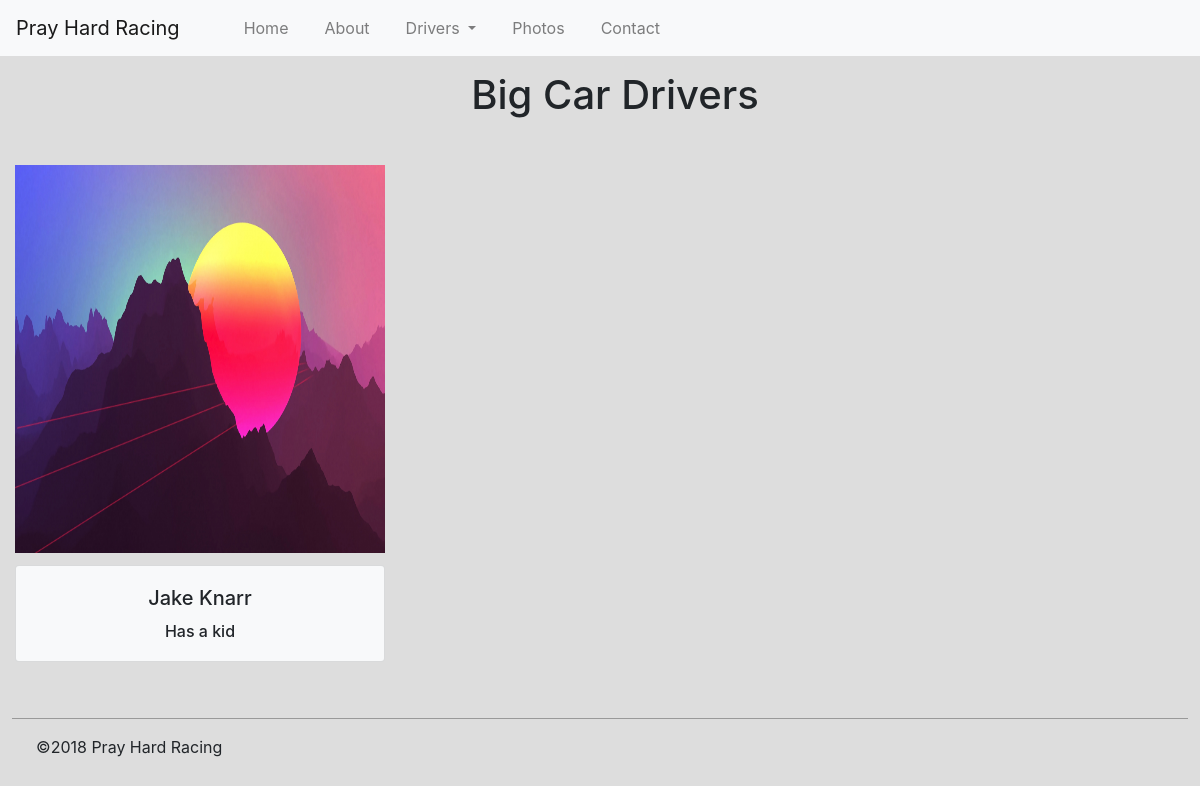
/big-cars, run on an earlier commit of the app's database.
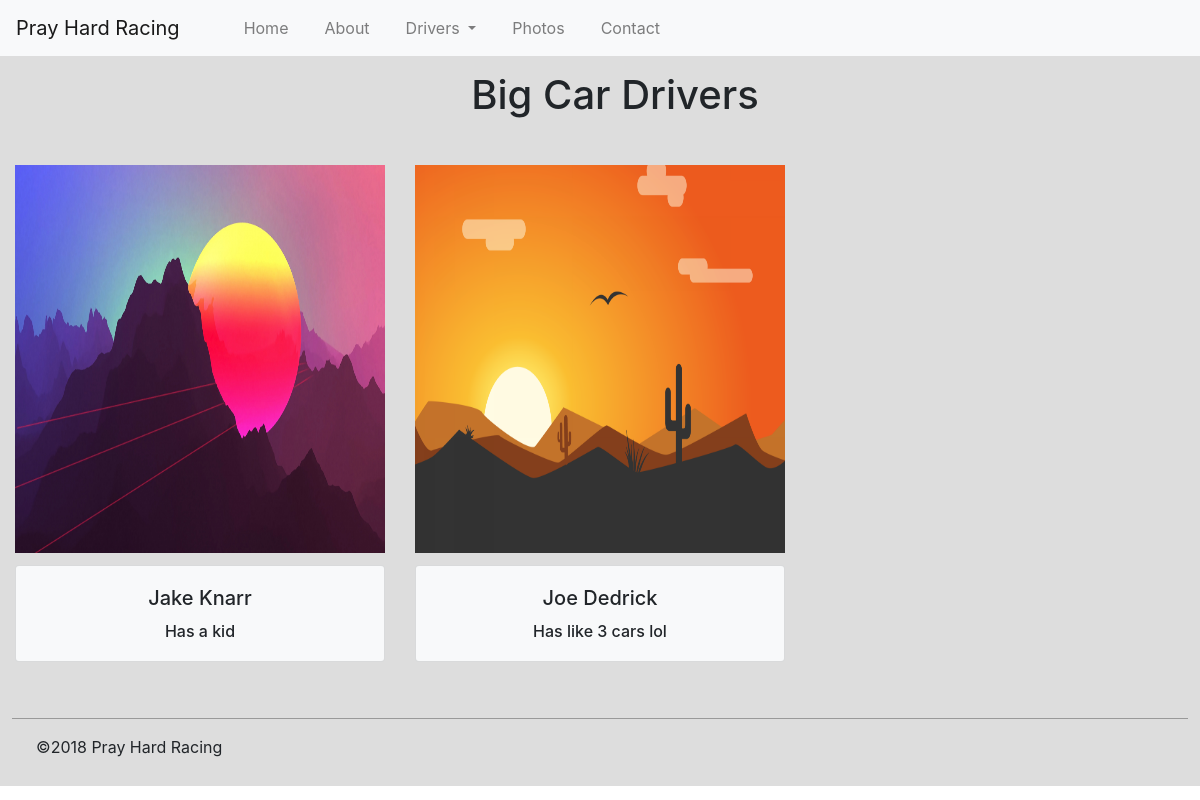
And on a later commit of the database.
### home/models.py (models this page shows, shortened)
class Driver(models.Model):
    name = models.CharField(max_length=20)
    bio = models.TextField(max_length=200)
    picture = models.ImageField(upload_to="driver_images/")
    junior = models.BooleanField()

### home/views.py (the view)
# urls.py: url('^big-cars$', views.bigCars, name='big-cars'),
def bigCars(request):
    drivers = []
    for driver in Driver.objects.all():
        if not driver.junior:
            drivers.append(driver)
    context = {
        'Drivers': drivers,
        'Title': "Big Car Drivers"
    }
    return render(request, 'home/drivers.html', context)

### home/templates/home/drivers.html
{% extends 'home/layout.html' %}
{% load static %}
{% block css %}
<link rel="stylesheet" type='text/css' href="{% static 'home/drivers.css' %}">
{% endblock %}
{% block content %}
<div class="container-fluid">
    <div class="row justify-content-center">
        <h1>{{ Title }}</h1>
    </div>
    <div class="row">
    {% for driver in Drivers %}
        <div class="col-md-4">
            <img src="{{ driver.picture.url }}" width="600" height="400">
            <div class="card bg-light mb-3 mx-auto" style="max-width: 400px;">
                <div class="card-body">
                    <h5 class="card-title">{{ driver.name }}</h5>
                    <h6 class="card-text">{{ driver.bio }}</h6>
                </div>
            </div>
        </div>
    {% endfor %}
    </div>
</div>
{% endblock %}

### home/templates/home/layout.html (shortened to what this page needs)
<!DOCTYPE html>
<html lang="en">
  <head>
    <link rel="stylesheet" href="https://stackpath.bootstrapcdn.com/bootstrap/4.1.1/css/bootstrap.min.css">
    {% block css %}
    {% endblock %}
  </head>
  <body>
	<nav class="navbar navbar-expand-lg navbar-light bg-light">
		<a class="navbar-brand" href="{% url 'index' %}">Pray Hard Racing</a>
        <div class="collapse navbar-collapse" id="navbarContent">
            <ul class="navbar-nav mr-auto mt-2 mt-lg-0">
                <li class="nav-item">
		            <a class="nav-link" href="{% url 'index' %}">Home</a>
                </li>
                <li class="nav-item">
		            <a class="nav-link" href="{% url 'about' %}">About</a>
                </li>
		        <li class="nav-item dropdown">
                    <a class="nav-link dropdown-toggle" href="#" id="navbarDropdown" data-toggle="dropdown" aria-haspopup="true" aria-expanded="false">
                        Drivers
                    </a>
                </li>
                <li class="nav-item">
		            <a class="nav-link" href="#">Photos</a>
                </li>
                <li class="nav-item">
		            <a class="nav-link" href="#">Contact</a>
                </li>
		    </ul>
        </div>
	</nav>
    {% block content %}
    {% endblock %}
	<div id="footer" class="container-fluid">
		<div class="row">
			<hr width="98%" color="#AAAAAA">
			<p>©2018 Pray Hard Racing</p>
		</div>
	</div>
  </body>
</html>

### home/static/home/drivers.css (style rules this page uses)
.row { padding-top: 1%; padding-bottom: 1%; }
.navbar-brand { padding-right: 20px; }
.nav-item { padding-left: 20px; }
.container-fluid { text-align: center; background-color: #DDDDDD; }
img { max-width: 100%; height: 400; padding-top: 1vw; }
h1 { padding: 0.25% 0.5% 0.25% 3%; }
.card { margin: 1vw; }
#footer p { padding-left: 3%; text-align: left; }

What changed in the data, as far as the page shows it:
added Driver: picture (picture), name "Joe Dedrick", bio "Has like 3 cars lol"
